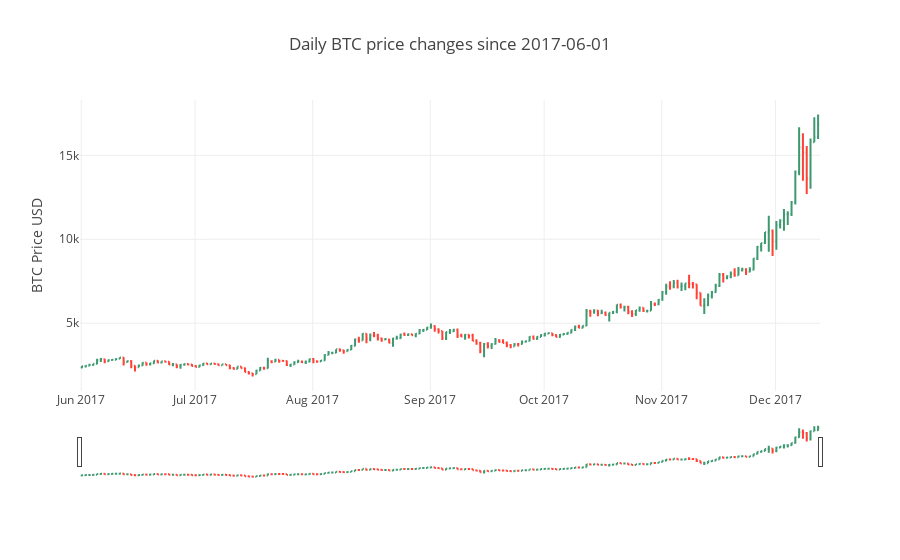

Notebook cell for this chart:
### Code cell
start_date = "2017-06-01"
df = btc_ohlc_24h[pd.to_datetime(start_date).date():]

trace = go.Ohlc(x=df.index,
                open=df.open,
                high=df.high,
                low=df.low,
                close=df.close,
               name = "BTC price")
data = [trace]
layout = dict(title = "Daily BTC price changes since "+start_date,
              yaxis = {'title': 'BTC Price USD'},legend=dict(orientation="h"))
fig = dict(data=data, layout=layout)
iplot(fig, filename='simple_ohlc')

### Figure 1 — Plotly figure (JSON) as saved in the notebook; plotly's stock layout.template omitted (floating-point values rounded to 4 significant figures; data arrays with more than 128 entries replaced by an {"elided": "..."} marker saying what was removed)
{"data": [{"close": {"elided": "195 float values"}, "high": {"elided": "195 float values"}, "low": {"elided": "195 float values"}, "name": "BTC price", "open": {"elided": "195 float values"}, "type": "ohlc", "x": {"elided": "195 str values"}}], "layout": {"legend": {"orientation": "h"}, "title": "Daily BTC price changes since 2017-06-01", "yaxis": {"title": "BTC Price USD"}}}
